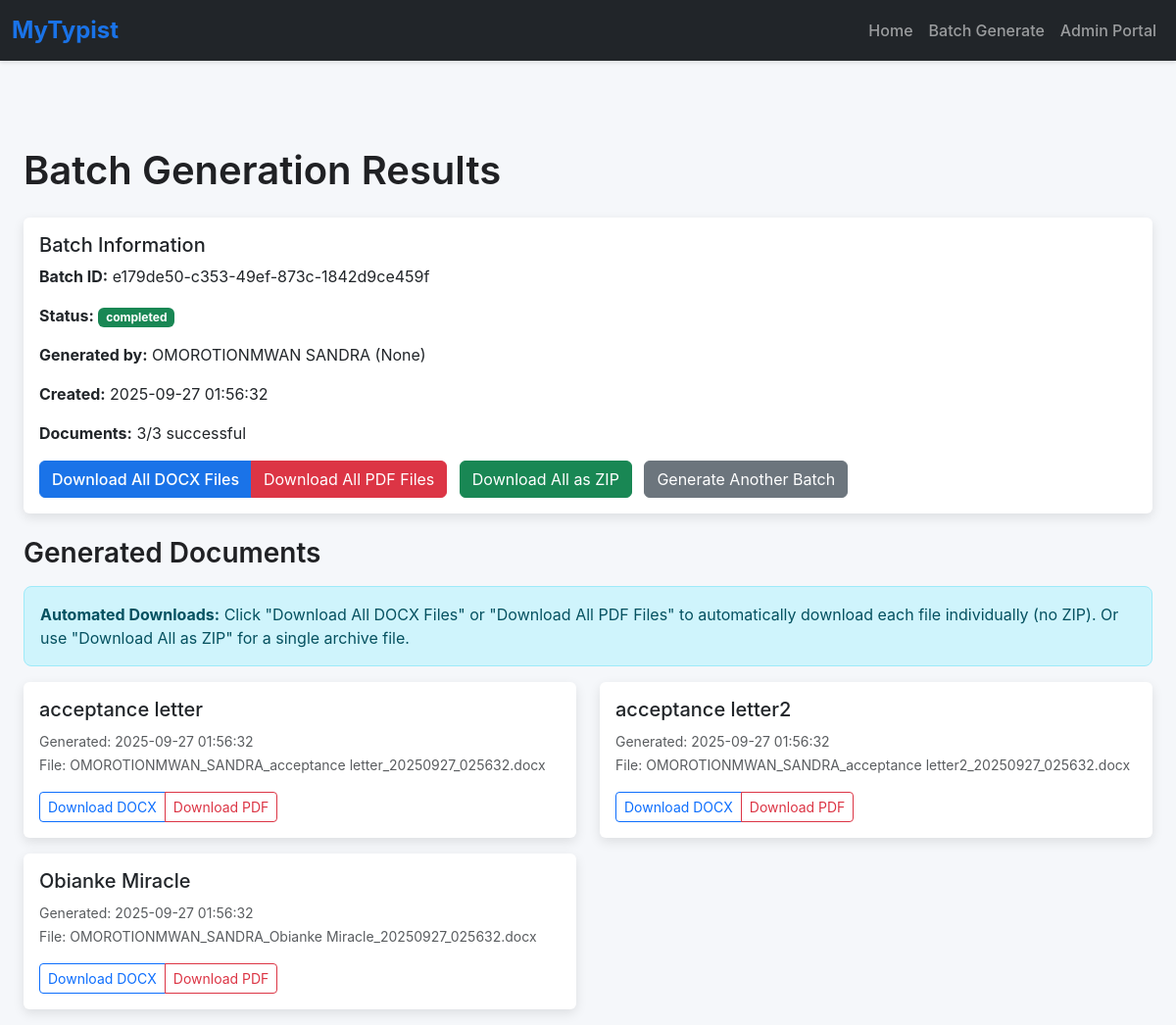
Screenshot of /batch_results/e179de50-c353-49ef-873c-1842d9ce459f with the database file from the repository.
### app.py (models this page shows)
class BatchGeneration(db.Model):
    __tablename__ = 'batch_generation'
    id = db.Column(db.Integer, primary_key=True)
    batch_id = db.Column(db.String(50), unique=True, nullable=False)
    user_name = db.Column(db.String(100), nullable=False)
    user_email = db.Column(db.String(100))
    template_ids = db.Column(db.Text, nullable=False)
    user_inputs = db.Column(db.Text, nullable=False)
    status = db.Column(db.String(20), default='pending')
    created_at = db.Column(db.DateTime, default=lambda: datetime.now(timezone.utc))
    completed_at = db.Column(db.DateTime, nullable=True)
    total_documents = db.Column(db.Integer, default=0)
    successful_documents = db.Column(db.Integer, default=0)
    error_message = db.Column(db.Text)

class CreatedDocument(db.Model):
    __tablename__ = 'created_document'
    id = db.Column(db.Integer, primary_key=True)
    template_id = db.Column(db.Integer, db.ForeignKey('template.id'), nullable=False)
    user_name = db.Column(db.String(100), nullable=False)
    user_email = db.Column(db.String(100))
    file_path = db.Column(db.String(200), nullable=False)
    original_filename = db.Column(db.String(200))
    file_size = db.Column(db.Integer)
    created_at = db.Column(db.DateTime, default=lambda: datetime.now(timezone.utc))
    batch_id = db.Column(db.String(50), nullable=True)
    user_inputs = db.Column(db.Text)  # JSON storage of inputs
    template = db.relationship('Template', back_populates='created_documents')

class Template(db.Model):
    __tablename__ = 'template'
    id = db.Column(db.Integer, primary_key=True)
    name = db.Column(db.String(100), nullable=False)
    type = db.Column(db.String(50), nullable=False)
    file_path = db.Column(db.String(200), nullable=False)
    description = db.Column(db.Text)
    font_family = db.Column(db.String(50), default='Times New Roman')
    font_size = db.Column(db.Integer, default=12)
    margin_top = db.Column(db.Float, default=1.0)
    margin_bottom = db.Column(db.Float, default=1.0)
    margin_left = db.Column(db.Float, default=1.0)
    margin_right = db.Column(db.Float, default=1.0)
    default_line_spacing = db.Column(db.Float, default=1.0)
    is_active = db.Column(db.Boolean, default=True)
    created_at = db.Column(db.DateTime, default=lambda: datetime.now(timezone.utc))
    updated_at = db.Column(db.DateTime, default=lambda: datetime.now(timezone.utc),
                          onupdate=lambda: datetime.now(timezone.utc))
    placeholders = db.relationship('Placeholder', back_populates='template',
                                   cascade="all, delete-orphan")
    created_documents = db.relationship('CreatedDocument', back_populates='template',
                                        cascade="all, delete-orphan")

### app.py (the view)
@app.route('/batch_results/<string:batch_id>')
def batch_results(batch_id):
    batch = BatchGeneration.query.filter_by(batch_id=batch_id).first_or_404()
    documents = CreatedDocument.query.filter_by(batch_id=batch_id).all()
    return render_template('batch_results.html', batch=batch, documents=documents)

### templates/batch_results.html (shortened to what this page needs)
{% extends 'base.html' %}
{% block content %}
    <div class="container mt-4">
        <h1 class="mb-4">Batch Generation Results</h1>
        <div class="card mb-4">
            <div class="card-body">
                <h5 class="card-title">Batch Information</h5>
                <p><strong>Batch ID:</strong> {{ batch.batch_id }}</p>
                <p><strong>Status:</strong>
                    <span class="badge {% if batch.status == 'completed' %}bg-success{% else %}bg-warning{% endif %}">
                        {{ batch.status }}
                    </span>
                </p>
                <p><strong>Generated by:</strong> {{ batch.user_name }} ({{ batch.user_email }})</p>
                <p><strong>Created:</strong> {{ batch.created_at.strftime('%Y-%m-%d %H:%M:%S') }}</p>
                <p><strong>Documents:</strong> {{ batch.successful_documents }}/{{ batch.total_documents }} successful</p>
                <div class="mt-3">
                    <div class="btn-group me-2" role="group">
                        <button onclick="downloadAllDocx()" class="btn btn-primary">
                             Download All DOCX Files
                        </button>
                        <button onclick="downloadAllPdf()" class="btn btn-danger">
                             Download All PDF Files
                        </button>
                    </div>
                    <div class="btn-group me-2" role="group">
                        <a href="{{ url_for('batch_download', batch_id=batch.batch_id) }}" class="btn btn-success">
                             Download All as ZIP
                        </a>
                    </div>
                    <a href="{{ url_for('batch') }}" class="btn btn-secondary">Generate Another Batch</a>
                </div>
            </div>
        </div>
        <h3 class="mb-3">Generated Documents</h3>
        <div class="alert alert-info">
            <strong>Automated Downloads:</strong> Click "Download All DOCX Files" or "Download All PDF Files" to automatically download each file individually (no ZIP). Or use "Download All as ZIP" for a single archive file.
        </div>
        {% if documents %}
            <div class="row">
                {% for document in documents %}
                    <div class="col-md-6 mb-3">
                        <div class="card">
                            <div class="card-body">
                                <h5 class="card-title">{{ document.template.name }}</h5>
                                <p class="card-text">
                                    <small class="text-muted">
                                        Generated: {{ document.created_at.strftime('%Y-%m-%d %H:%M:%S') }}<br>
                                        File: {{ document.original_filename }}
                                    </small>
                                </p>
                                <div class="btn-group">
                                    <a href="{{ url_for('download', document_id=document.id, format='docx') }}"
                                       class="btn btn-outline-primary btn-sm">Download DOCX</a>
                                    <a href="{{ url_for('download', document_id=document.id, format='pdf') }}"
                                       class="btn btn-outline-danger btn-sm">Download PDF</a>
                                </div>
                            </div>
                        </div>
                    </div>
                {% endfor %}
            </div>
        {% else %}
            <div class="alert alert-info">
                No documents were generated in this batch.
            </div>
        {% endif %}
    </div>
{% endblock %}

### templates/base.html (style rules this page uses)
body { font-family: 'Inter', -apple-system, BlinkMacSystemFont, 'Segoe UI', Roboto, sans-serif; background-color: #f5f7fa; }
.container { max-width: 1200px; padding-top: 2rem; }
.card { border: none; box-shadow: 0 4px 12px rgba(0, 0, 0, 0.1); transition: transform 0.2s; }
.btn-primary { background-color: #1a73e8; border-color: #1a73e8; font-weight: 500; }
.alert { border-radius: 8px; }
h1, h2, h3 { font-weight: 600; color: #202124; }

### rows the page displays
BatchGeneration: batch_id "e179de50-c353-49ef-873c-1842d9ce459f", status "completed", user_name "OMOROTIONMWAN SANDRA", user_email "None", created_at "2025-09-27 01:56:32", successful_documents "3", total_documents "3"
CreatedDocument: template.name "acceptance letter", created_at "2025-09-27 01:56:32", original_filename "OMOROTIONMWAN_SANDRA_acceptance letter_20250927_025632.docx"
CreatedDocument: template.name "acceptance letter2", created_at "2025-09-27 01:56:32", original_filename "OMOROTIONMWAN_SANDRA_acceptance letter2_20250927_025632.docx"
CreatedDocument: template.name "Obianke Miracle", created_at "2025-09-27 01:56:32", original_filename "OMOROTIONMWAN_SANDRA_Obianke Miracle_20250927_025632.docx"
